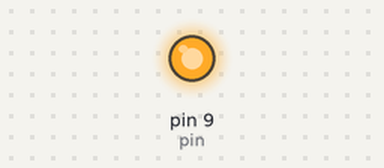
The sketch below on a simulated Arduino Uno, built with avr-gcc and run on an emulated ATmega328P. On the bench: output pins drawn as LEDs (lit = HIGH).

Above: at 0.05 s.
Timing chart, 0 to 3.0 s (numbered marks = the images above):
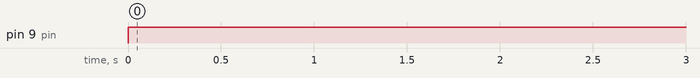

Measured:
- by itself, pin 9 (pin): LOW → HIGH at 0.00 s

The sketch:

program4.ino
```cpp
// Analog write in arduino

// pins that have the squiggly beside their pin number.

int pin=9, bright=255, dark=0;

void setup(){
	pinMode(pin, OUTPUT);
}

void loop(){
	analogWrite(pin, bright); // the second parameter is a number between 0 and 255
	// same as: digitalWrite(pin, HIGH);
  delay(1000);
  analogWrite(pin, dark);
  // same as: digitalWrite(pin, LOW);

	/*
	0 -> 0V
	255 -> 5V
	 */
}
```
